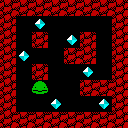

This is a level from a 2D game, rendered from its Tiled map with the project's own tilesets. A one-line summary and the complete map file follow:
An orthogonal 8x8 tile map with 16x16 px tiles, 1 tile layer (Tile layer 1).

<map version="1.2" tiledversion="1.2.2" orientation="orthogonal" renderorder="right-down" width="8" height="8" tilewidth="16" tileheight="16" infinite="0" backgroundcolor="#000000" nextlayerid="2" nextobjectid="1">
 <tileset firstgid="1" source="../editor_tiles.tsx" />
 <layer id="1" name="Tile layer 1" width="8" height="8">
  <data encoding="csv">
2,2,2,2,2,2,2,2,
2,0,3,0,0,0,0,2,
2,0,2,0,3,2,0,2,
2,3,0,0,2,2,0,2,
2,0,2,0,0,3,0,2,
2,0,1,0,0,2,2,2,
2,0,0,3,0,0,3,2,
2,2,2,2,2,2,2,2
</data>
 </layer>
</map>
